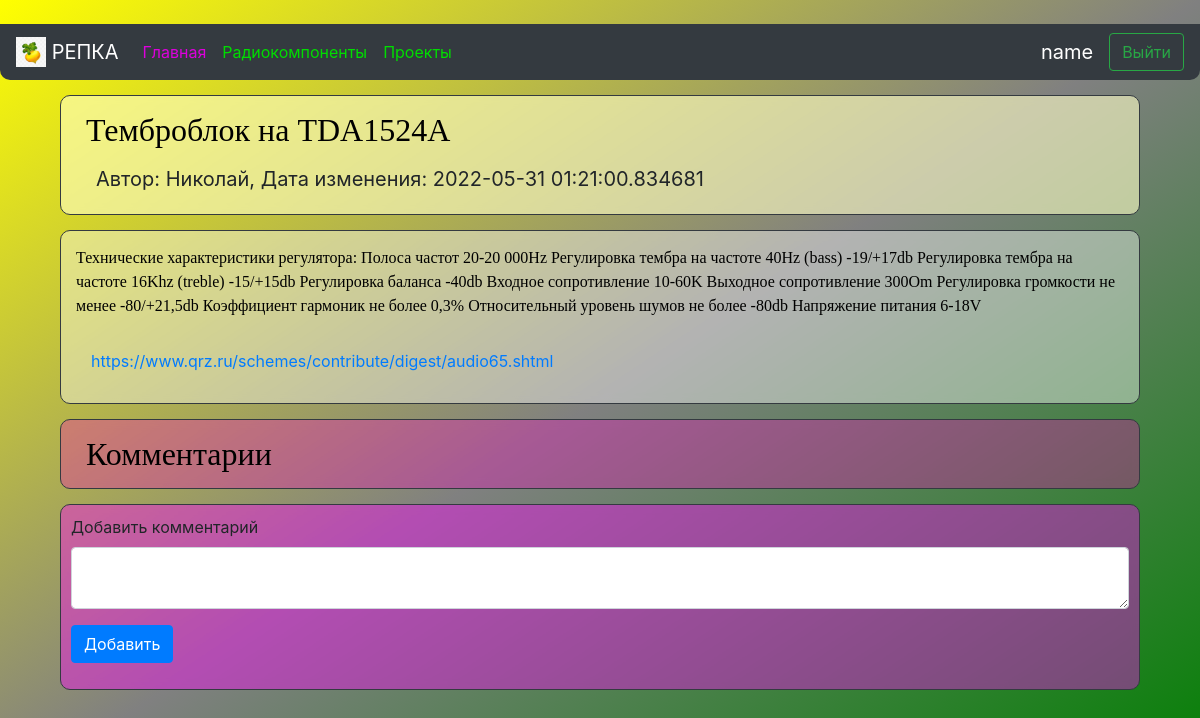
The app's page /project/6 (signed in) with its own data.
### data/users.py (models this page shows, shortened)
class User(SqlAlchemyBase, UserMixin, SerializerMixin):
    __tablename__ = 'users'
    id = sqlalchemy.Column(sqlalchemy.Integer, primary_key=True, autoincrement=True)
    name = sqlalchemy.Column(sqlalchemy.String, nullable=True)
    about = sqlalchemy.Column(sqlalchemy.String, nullable=True)
    email = sqlalchemy.Column(sqlalchemy.String, index=True, unique=True, nullable=True)
    hashed_password = sqlalchemy.Column(sqlalchemy.String, nullable=True)
    created_date = sqlalchemy.Column(sqlalchemy.DateTime, default=datetime.datetime.now)
    news = orm.relation("News", back_populates='user')
    comments = orm.relation("Comment", back_populates="user")

### data/news.py (models this page shows)
class News(SqlAlchemyBase, SerializerMixin):
    __tablename__ = 'news'
    id = sqlalchemy.Column(sqlalchemy.Integer, primary_key=True, autoincrement=True)
    title = sqlalchemy.Column(sqlalchemy.String, nullable=True)
    content = sqlalchemy.Column(sqlalchemy.String, nullable=True)
    created_date = sqlalchemy.Column(sqlalchemy.DateTime, default=datetime.datetime.today())
    is_private = sqlalchemy.Column(sqlalchemy.Boolean, default=True)
    user_id = sqlalchemy.Column(sqlalchemy.Integer, sqlalchemy.ForeignKey("users.id"))
    about = sqlalchemy.Column(sqlalchemy.String, nullable=True)
    user = orm.relation('User')
    comments = orm.relation("Comment", back_populates="news")

### main.py (the view)
@app.route("/project/<int:id>", methods=['GET', 'POST'])
def project(id):
    form = CommentForm()
    db_sess = db_session.create_session()
    if form.validate_on_submit():
        comments = Comment(content=form.comment.data, news_id=id)
        current_user.comments.append(comments)
        db_sess.merge(current_user)
        db_sess.commit()
        return redirect(f'/project/{id}')
    if current_user.is_authenticated:
        news = db_sess.query(News).filter(
            News.id == id, News.user == current_user).first()
    else:
        news = db_sess.query(News).filter(
            News.id == id, News.is_private != True).first()
    if news is None:
        news = db_sess.query(News).filter(
            News.id == id, News.is_private != True).first()
    if news:
        comments = db_sess.query(Comment).filter((news.id == Comment.news_id))
        return render_template("project.html", news=news, comments=comments, form=form)
    return redirect("/projects")

### forms/news.py
class CommentForm(FlaskForm):
    comment = TextAreaField("Добавить комментарий")
    submit = SubmitField('Добавить')

### data/db_session.py (called while the page is built)
def create_session() -> Session:
    global __factory
    return __factory()

### main.py (called while the page is built)
@login_manager.user_loader
def load_user(user_id):
    db_sess = db_session.create_session()
    return db_sess.query(User).get(user_id)

### templates/project.html (shortened to what this page needs)
﻿{% extends "base.html" %}
{% block content %}
<div class="border border-dark"
     style="padding: 10px; margin: 15px; border-radius: 10px; backdrop-filter: blur(5px); background: rgba(255, 255, 200, 0.6);">
    <div>
        <a style="font-size: 32px; padding: 15px"><font face="Comic Sans MS" color="#000000">{{news.title}}</font></a>
    </div>
    <div style="padding: 10px;">
        <a style="font-size: 20px; padding: 15px">Автор: {{news.user.name}}, Дата изменения: {{news.created_date}}</a>
    </div>
</div>
<div class="col-md6 border border-dark"
     style="padding: 15px; margin: 15px; border-radius: 10px; backdrop-filter: blur(5px); background: rgba(255, 255, 255, 0.4);">
    <p><font face="Comic Sans MS" color="#000000">{{news.content}}</font></p>
    <div style="padding: 15px"><a style="display: block;" href="{{ news.about }}">{{ news.about }}</a></div>
</div>
<div class="border border-dark"
     style="padding: 10px; margin: 15px; border-radius: 10px; backdrop-filter: blur(5px); background: rgba(255, 0, 200, 0.3);">
    <div>
        <a style="font-size: 32px; padding: 15px"><font face="Comic Sans MS" color="#000000">Комментарии</font></a>
    </div>
</div>
{% if current_user.is_authenticated %}
<div class="col-md6 border border-dark"
     style="padding: 10px; margin: 15px; border-radius: 10px; backdrop-filter: blur(5px); background: rgba(255, 0, 255, 0.4);">
    <form action="" method="post">
        <p>{{ form.comment.label }}
            {{ form.comment(class="form-control") }}</p>
        <p>{{ form.submit(type="submit", class="btn btn-primary") }}</p>
    </form>
</div>
{% endif %}
{% endblock %}

### templates/base.html (shortened to what this page needs)
<!doctype html>
<html lang="en">
<head>
    <link rel="stylesheet"
          href="https://stackpath.bootstrapcdn.com/bootstrap/4.4.1/css/bootstrap.min.css"
>
</head>
<body style="background: linear-gradient(to bottom right, yellow, grey, green); background-attachment: fixed;">
<header>
    <nav class="navbar navbar-expand-sm navbar-dark bg-dark" style="border-radius: 0 0 10px 10px">
        <a class="navbar-brand"><img src="../static/img/repka1.jpg" width="30" height="30"
                                               class="d-inline-block align-top" alt="Картинка репки"> РЕПКА</a>
        <div class="collapse navbar-collapse" id="collapsibleNavbar">
            <div class="navbar-nav mr-auto">
                <a class="nav-item nav-link active" style="color:#DD00DD" href="/#">Главная<span class="sr-only">(current)</span></a>
                <a class="nav-item nav-link" style="color:#00DD00" href="/components">Радиокомпоненты</a>
                <a class="nav-item nav-link" style="color:#00DD00" href="/projects">Проекты</a>
            </div>
        </div>
        {% if current_user.is_authenticated %}
        <a class="navbar-brand">{{ current_user.name }}</a>
        <a class="btn btn-outline-success" href="/logout" type="button">Выйти</a>
        {% else %}
        <a class="btn btn-success" href="/login">Авторизация</a>
        {% endif %}
    </nav>
</header>
<main role="main" class="container">
    {% block content %}{% endblock %}
</main>
</body>
</html>

### records on screen
User: name "name"
News: title "Темброблок на TDA1524A", created_date "2022-05-31 01:21:00.834681", content "Технические характеристики регулятора: Полоса частот 20-20 000Hz Регулировка тембра на частоте 40Hz (bass) -19/+17db Регулировка тембра на частоте 16Khz (treble) -15/+15db Регулировка баланса -40db Входное сопротивление 10-60K Выходное сопротивление 300Om Регулировка громкости не менее -80/+21,5db Коэффициент гармоник не более 0,3% Относительный уровень шумов не более -80db Напряжение питания 6-18V", about "https://www.qrz.ru/schemes/contribute/digest/audio65.shtml"
User: user.name "Николай"
